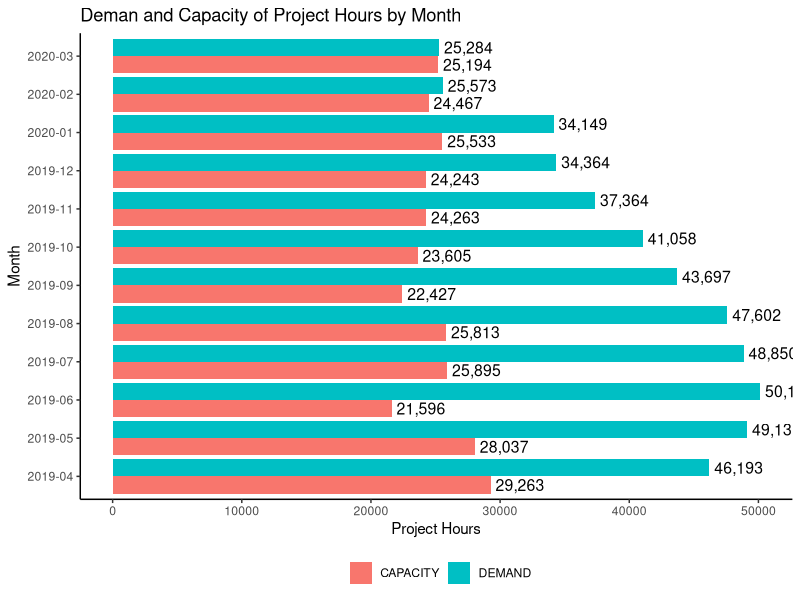

The R source for this figure:
library(lubridate)
library(dplyr)
library(readr)
library(ggplot2)
require(reshape2)
library(scales)

df <- data.frame(
  DATE = c(
    "2019-04", "2019-05", "2019-06", "2019-07", "2019-08", 
    "2019-09", "2019-10", "2019-11", "2019-12", "2020-01", "2020-02", "2020-03"
  ),
  CAPACITY = c(29263, 28037, 21596, 25895, 25813, 22427, 23605, 24263, 24243, 25533, 24467, 25194),
  DEMAND = c(46193, 49131, 50124, 48850, 47602, 43697, 41058, 37364, 34364, 34149, 25573, 25284)
)

df <- melt(df, "DATE")

ggplot(df, aes(x = DATE, y = value, fill = variable))+
  geom_bar(stat = "identity", position = "dodge")+
  labs(title = "Deman and Capacity of Project Hours by Month", x = "Month", y = "Project Hours", fill = "")+
  geom_text(aes(label = comma(value)), position = position_dodge(width = 0.9), vjust = 0.5, size=4, hjust = -0.1)+
  coord_flip()+
  theme_classic()+
  theme(legend.position = "bottom")
